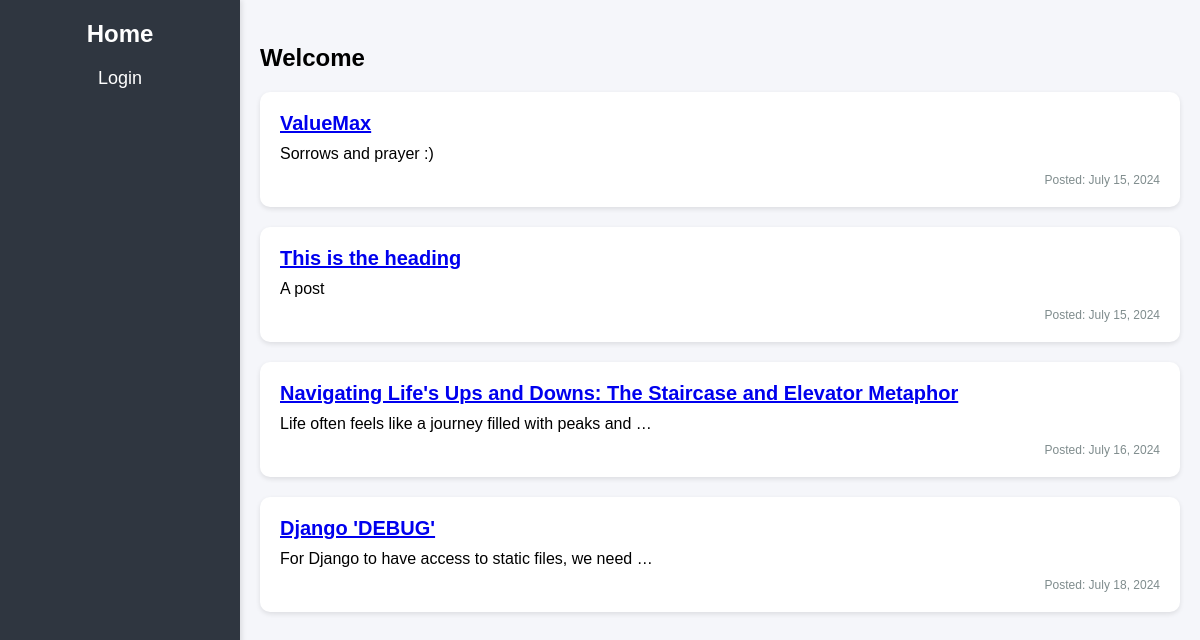
The app's page /, older data.
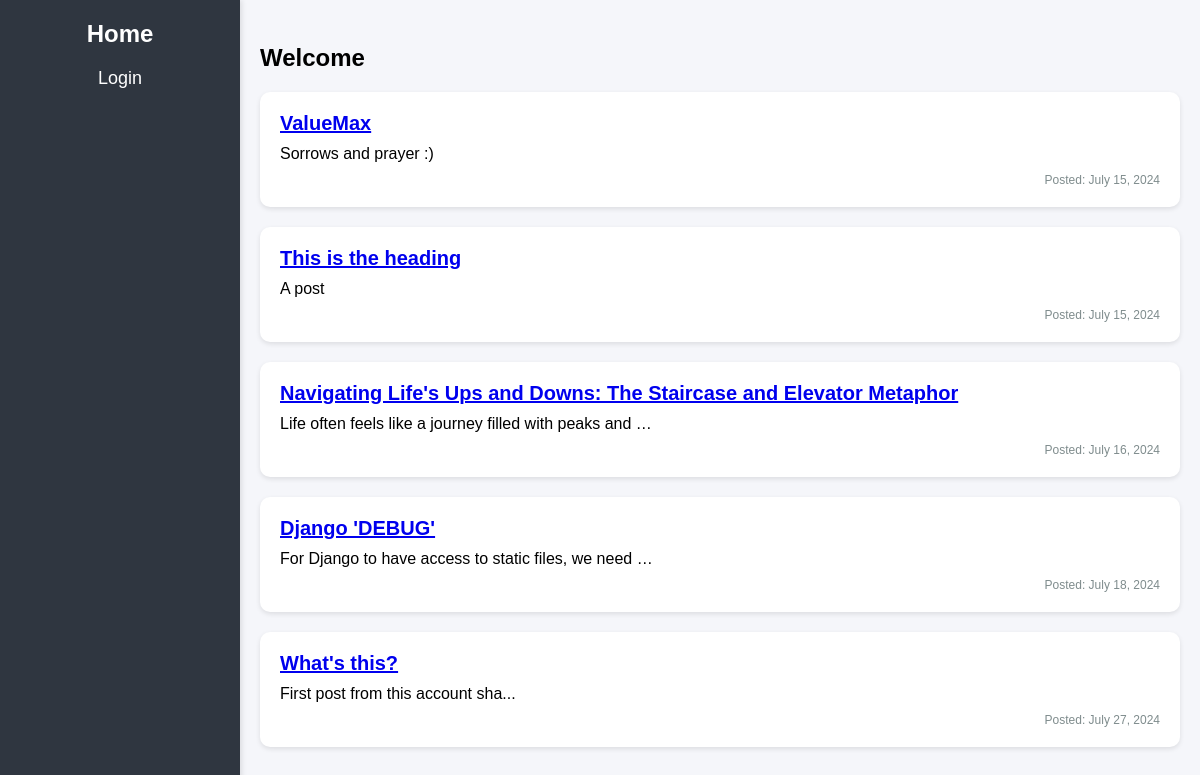
The same page, newer data.
### CRUDAPP/models.py (models this page shows, shortened)
class Post(models.Model):
    post_title = models.CharField(max_length=400)
    post_body = models.TextField(null=True,)
    owner = models.ForeignKey(User, on_delete=models.CASCADE)
    date_posted = models.DateField(auto_now_add=True)

### CRUDAPP/views.py (the view)
# urls.py: path('', views.user_index),
def user_index(request):
    posts = Post.objects.all()
    context = {
        'posts' : posts,
    }
    return render(request, 'user_index.html', context)

### templates/user_index.html (shortened to what this page needs)
{% load static %}
<!DOCTYPE html>
<html lang="en">
<head>
    <link rel="stylesheet" href="{% static 'css/index.css' %}">
</head>
<body>
    <div class="home-container">
        <div class="sidebar">
            <h2>Home</h2>
            {% if not request.user.is_authenticated %}
                <a href="{% url 'login' %}">Login</a>
            {% else %}
            <a href="/index/">Admin</a>
            {% endif %}
        </div>
        <div class="content">
            <div class="welcome-message">
                <h3>Welcome {{ user.first_name }}</h3>
            </div>
            <div class="posts">
                {% for post in posts %}
                    <div class="post">
                        <div class="post-title"><a href="/single-post/{{post.id}}/">{{ post.post_title }}</a></div>
                        <div class="post-content">{{ post.post_body | truncatewords:'10' }}</div>
                        <div class="post-date" style="text-align: right;">Posted: {{ post.date_posted }}</div>
                    </div>
                {% endfor %}
            </div>
        </div>
    </div>
</body>
</html>

### staticfiles/css/index.css (style rules this page uses)
body { font-family: 'Arial', sans-serif; background: #f5f6fa; margin: 0; padding: 0; display: flex; }
.home-container { display: flex; width: 100%; }
.sidebar { background: #2f3640; color: #fff; width: 200px; padding: 20px; box-shadow: 2px 0 5px rgba(0, 0, 0, 0.1); height: 100vh; }
.sidebar h2 { margin-top: 0; font-size: 24px; text-align: center; }
.sidebar a { display: block; color: #fff; text-decoration: none; margin: 15px 0; font-size: 18px; text-align: center; }
.content { flex: 1; padding: 20px; }
.welcome-message h3 { font-size: 24px; margin-bottom: 20px; }
.posts { margin-top: 20px; }
.post { background: #fff; padding: 20px; border-radius: 10px; box-shadow: 0 2px 5px rgba(0, 0, 0, 0.1); margin-bottom: 20px; }
.post-title { font-size: 20px; font-weight: bold; margin-bottom: 10px; }
.post-content { font-size: 16px; margin-bottom: 10px; }
.post-date { font-size: 12px; color: #7f8c8d; text-align: right; }

Row changes from the older to the newer data that the page shows:
added Post: post_title "What's this?", post_body "First post from this account sha...", date_posted "July 27, 2024"
